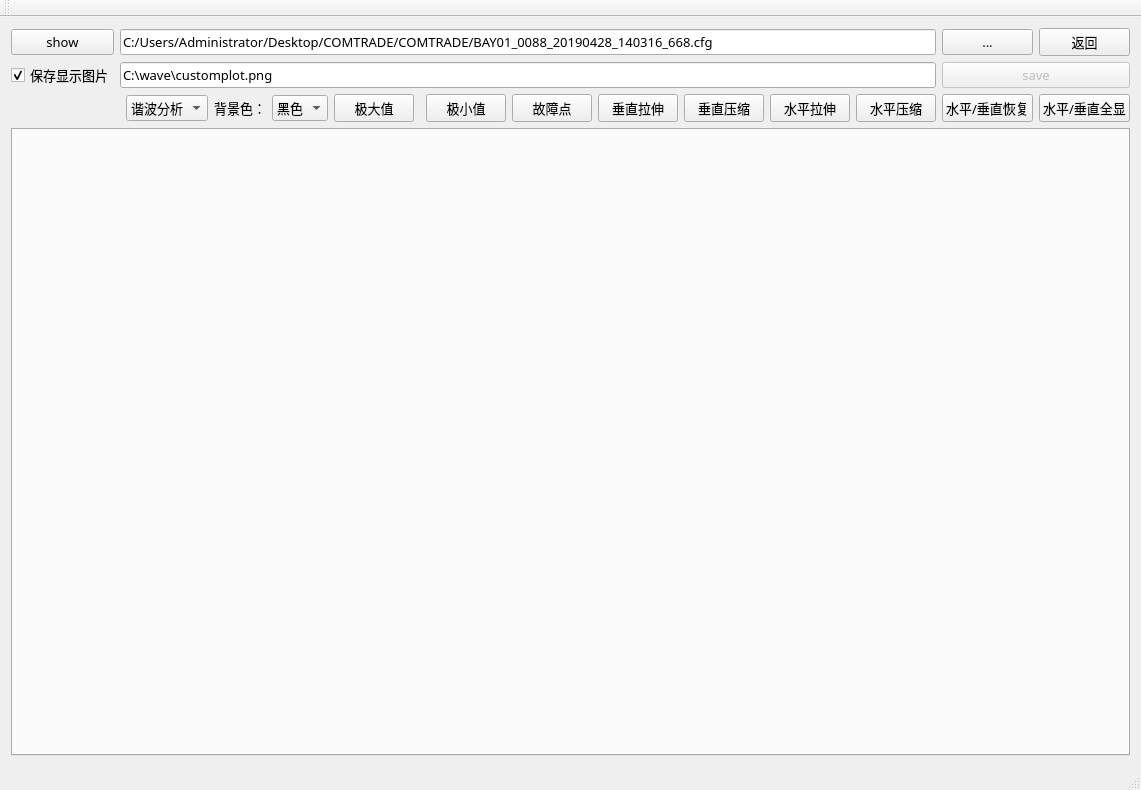
<?xml version="1.0" encoding="UTF-8"?>
<ui version="4.0">
 <class>MainWindow</class>
 <widget class="QMainWindow" name="MainWindow">
  <property name="geometry">
   <rect>
    <x>0</x>
    <y>0</y>
    <width>1095</width>
    <height>790</height>
   </rect>
  </property>
  <property name="font">
   <font>
    <family>微软雅黑</family>
    <pointsize>10</pointsize>
   </font>
  </property>
  <property name="windowTitle">
   <string>MainWindow</string>
  </property>
  <widget class="QWidget" name="centralWidget">
   <layout class="QGridLayout" name="gridLayout">
    <item row="2" column="14">
     <widget class="QPushButton" name="Btn_recover">
      <property name="text">
       <string>水平/垂直恢复</string>
      </property>
     </widget>
    </item>
    <item row="0" column="1" colspan="13">
     <widget class="QLineEdit" name="lineEdit_cfgpath">
      <property name="text">
       <string>C:/Users/Administrator/Desktop/COMTRADE/COMTRADE/BAY01_0088_20190428_140316_668.cfg</string>
      </property>
     </widget>
    </item>
    <item row="0" column="0">
     <widget class="QPushButton" name="btn_show">
      <property name="text">
       <string>show</string>
      </property>
     </widget>
    </item>
    <item row="2" column="0" colspan="3">
     <spacer name="horizontalSpacer">
      <property name="orientation">
       <enum>Qt::Horizontal</enum>
      </property>
      <property name="sizeHint" stdset="0">
       <size>
        <width>290</width>
        <height>24</height>
       </size>
      </property>
     </spacer>
    </item>
    <item row="1" column="0">
     <widget class="QCheckBox" name="checkBox">
      <property name="text">
       <string>保存显示图片</string>
      </property>
      <property name="checked">
       <bool>true</bool>
      </property>
     </widget>
    </item>
    <item row="2" column="13">
     <widget class="QPushButton" name="Btn_hscale">
      <property name="text">
       <string>水平压缩</string>
      </property>
     </widget>
    </item>
    <item row="2" column="12">
     <widget class="QPushButton" name="Btn_hscale0">
      <property name="text">
       <string>水平拉伸</string>
      </property>
     </widget>
    </item>
    <item row="2" column="15">
     <widget class="QPushButton" name="Btn_showall">
      <property name="text">
       <string>水平/垂直全显</string>
      </property>
     </widget>
    </item>
    <item row="2" column="10">
     <widget class="QPushButton" name="Btn_vscale0">
      <property name="text">
       <string>垂直拉伸</string>
      </property>
     </widget>
    </item>
    <item row="1" column="1" colspan="13">
     <widget class="QLineEdit" name="lineEdit_picturepath">
      <property name="text">
       <string>C:\wave\customplot.png</string>
      </property>
     </widget>
    </item>
    <item row="2" column="11">
     <widget class="QPushButton" name="Btn_vscale1">
      <property name="text">
       <string>垂直压缩</string>
      </property>
     </widget>
    </item>
    <item row="1" column="14" colspan="2">
     <widget class="QPushButton" name="btn_save">
      <property name="enabled">
       <bool>false</bool>
      </property>
      <property name="text">
       <string>save</string>
      </property>
     </widget>
    </item>
    <item row="3" column="0" colspan="16">
     <widget class="QTabWidget" name="tabWidget">
      <property name="currentIndex">
       <number>-1</number>
      </property>
     </widget>
    </item>
    <item row="2" column="9">
     <widget class="QPushButton" name="Btn_T0">
      <property name="text">
       <string>故障点</string>
      </property>
     </widget>
    </item>
    <item row="2" column="5">
     <widget class="QComboBox" name="comboBox">
      <item>
       <property name="text">
        <string>黑色</string>
       </property>
      </item>
      <item>
       <property name="text">
        <string>白色</string>
       </property>
      </item>
      <item>
       <property name="text">
        <string>黄色</string>
       </property>
      </item>
      <item>
       <property name="text">
        <string>红色</string>
       </property>
      </item>
      <item>
       <property name="text">
        <string>绿色</string>
       </property>
      </item>
     </widget>
    </item>
    <item row="2" column="6">
     <widget class="QPushButton" name="Btn_max">
      <property name="text">
       <string>极大值</string>
      </property>
     </widget>
    </item>
    <item row="2" column="4">
     <widget class="QLabel" name="label">
      <property name="text">
       <string>背景色：</string>
      </property>
     </widget>
    </item>
    <item row="2" column="8">
     <widget class="QPushButton" name="Btn_min">
      <property name="text">
       <string>极小值</string>
      </property>
     </widget>
    </item>
    <item row="2" column="3">
     <widget class="QComboBox" name="comboBox_2">
      <item>
       <property name="text">
        <string>谐波分析</string>
       </property>
      </item>
      <item>
       <property name="text">
        <string>相角分析</string>
       </property>
      </item>
     </widget>
    </item>
    <item row="0" column="14">
     <widget class="QPushButton" name="btn_pathselect">
      <property name="text">
       <string>...</string>
      </property>
     </widget>
    </item>
    <item row="0" column="15">
     <widget class="QPushButton" name="btn_back">
      <property name="text">
       <string>返回</string>
      </property>
     </widget>
    </item>
   </layout>
  </widget>
  <widget class="QMenuBar" name="menuBar">
   <property name="geometry">
    <rect>
     <x>0</x>
     <y>0</y>
     <width>1095</width>
     <height>23</height>
    </rect>
   </property>
  </widget>
  <widget class="QToolBar" name="mainToolBar">
   <attribute name="toolBarArea">
    <enum>TopToolBarArea</enum>
   </attribute>
   <attribute name="toolBarBreak">
    <bool>false</bool>
   </attribute>
  </widget>
  <widget class="QStatusBar" name="statusBar"/>
 </widget>
 <layoutdefault spacing="6" margin="11"/>
 <resources/>
 <connections/>
</ui>
